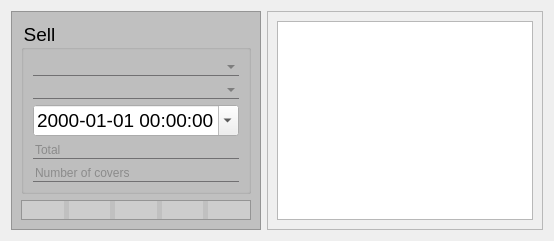
                   <widget class="QWidget" name="tab_sell">
                    <attribute name="icon">
                     <iconset resource="../resource/resource.qrc">
                      <normaloff>:/Simple icons/simple_icons/fi-rr-dollar.svg</normaloff>:/Simple icons/simple_icons/fi-rr-dollar.svg</iconset>
                    </attribute>
                    <attribute name="title">
                     <string/>
                    </attribute>
                    <layout class="QHBoxLayout" name="horizontalLayout_12">
                     <item>
                      <widget class="QFrame" name="f_sellInput">
                       <property name="styleSheet">
                        <string notr="true">QFrame
{
	background-color: rgb(192, 192, 192)
}

QGroupBox
{
	background-color: rgb(192, 192, 192)
}

QPushButton
{ 
	
	alternate-background-color: rgb(255, 255, 255);
	background: rgba(225, 225, 225, 100);
	border-width: 2px;
    border-radius: 10px;
	qproperty-iconSize: 32px 32px;
	border-style: dashed;
 }

QPushButton:hover
{
	background: rgba(225, 225, 225, 180);
	border-style: dashed;
}

QPushButton:pressed
{
	background: rgba(75, 75, 75, 180);
	border-style: inset;
}</string>
                       </property>
                       <property name="frameShape">
                        <enum>QFrame::StyledPanel</enum>
                       </property>
                       <property name="frameShadow">
                        <enum>QFrame::Raised</enum>
                       </property>
                       <layout class="QVBoxLayout" name="verticalLayout_39">
                        <item>
                         <widget class="QGroupBox" name="gb_sell">
                          <property name="font">
                           <font>
                            <pointsize>14</pointsize>
                           </font>
                          </property>
                          <property name="styleSheet">
                           <string notr="true">QLineEdit
{
	background: transparent;
	color: rgb(88, 88, 88);
	border: none;
	border-bottom: 1px solid #717072;
	font: 14pt &quot;MS Shell Dlg 2&quot;;
}



QComboBox
{
	background: transparent;
	color: rgb(88, 88, 88);
	border: none;
	border-bottom: 1px solid #717072;
	font: 14pt &quot;MS Shell Dlg 2&quot;;
}</string>
                          </property>
                          <property name="title">
                           <string>Sell</string>
                          </property>
                          <layout class="QVBoxLayout" name="verticalLayout_26">
                           <item>
                            <widget class="QComboBox" name="cb_sellIdWorker"/>
                           </item>
                           <item>
                            <widget class="QComboBox" name="cb_sellIdCustomer"/>
                           </item>
                           <item>
                            <widget class="QDateTimeEdit" name="dte_sellDate">
                             <property name="font">
                              <font>
                               <pointsize>14</pointsize>
                              </font>
                             </property>
                             <property name="displayFormat">
                              <string>yyyy-MM-dd HH:mm:ss</string>
                             </property>
                             <property name="calendarPopup">
                              <bool>true</bool>
                             </property>
                            </widget>
                           </item>
                           <item>
                            <widget class="QLineEdit" name="le_sellTotal">
                             <property name="text">
                              <string/>
                             </property>
                             <property name="maxLength">
                              <number>20</number>
                             </property>
                             <property name="placeholderText">
                              <string>Total</string>
                             </property>
                             <property name="clearButtonEnabled">
                              <bool>true</bool>
                             </property>
                            </widget>
                           </item>
                           <item>
                            <widget class="QLineEdit" name="le_sellNbCovers">
                             <property name="text">
                              <string/>
                             </property>
                             <property name="maxLength">
                              <number>20</number>
                             </property>
                             <property name="placeholderText">
                              <string>Number of covers</string>
                             </property>
                             <property name="clearButtonEnabled">
                              <bool>true</bool>
                             </property>
                            </widget>
                           </item>
                          </layout>
                         </widget>
                        </item>
                        <item>
                         <widget class="QFrame" name="f_sellDbBtn">
                          <property name="sizePolicy">
                           <sizepolicy hsizetype="Preferred" vsizetype="Maximum">
                            <horstretch>0</horstretch>
                            <verstretch>0</verstretch>
                           </sizepolicy>
                          </property>
                          <property name="frameShape">
                           <enum>QFrame::StyledPanel</enum>
                          </property>
                          <property name="frameShadow">
                           <enum>QFrame::Raised</enum>
                          </property>
                          <layout class="QHBoxLayout" name="horizontalLayout_21">
                           <property name="spacing">
                            <number>5</number>
                           </property>
                           <property name="leftMargin">
                            <number>0</number>
                           </property>
                           <property name="topMargin">
                            <number>0</number>
                           </property>
                           <property name="rightMargin">
                            <number>0</number>
                           </property>
                           <property name="bottomMargin">
                            <number>0</number>
                           </property>
                           <item>
                            <widget class="QPushButton" name="btn_sellAdd">
                             <property name="text">
                              <string/>
                             </property>
                             <property name="icon">
                              <iconset resource="../resource/resource.qrc">
                               <normaloff>:/Simple icons/simple_icons/fi-rr-add.svg</normaloff>:/Simple icons/simple_icons/fi-rr-add.svg</iconset>
                             </property>
                             <property name="iconSize">
                              <size>
                               <width>32</width>
                               <height>32</height>
                              </size>
                             </property>
                            </widget>
                           </item>
                           <item>
                            <widget class="QPushButton" name="btn_sellEdit">
                             <property name="enabled">
                              <bool>false</bool>
                             </property>
                             <property name="text">
                              <string/>
                             </property>
                             <property name="icon">
                              <iconset resource="../resource/resource.qrc">
                               <normaloff>:/Simple icons/simple_icons/fi-rr-edit.svg</normaloff>:/Simple icons/simple_icons/fi-rr-edit.svg</iconset>
                             </property>
                             <property name="iconSize">
                              <size>
                               <width>32</width>
                               <height>32</height>
                              </size>
                             </property>
                            </widget>
                           </item>
                           <item>
                            <widget class="QPushButton" name="btn_sellDelete">
                             <property name="enabled">
                              <bool>false</bool>
                             </property>
                             <property name="text">
                              <string/>
                             </property>
                             <property name="icon">
                              <iconset resource="../resource/resource.qrc">
                               <normaloff>:/Simple icons/simple_icons/fi-rr-delete.svg</normaloff>:/Simple icons/simple_icons/fi-rr-delete.svg</iconset>
                             </property>
                             <property name="iconSize">
                              <size>
                               <width>32</width>
                               <height>32</height>
                              </size>
                             </property>
                            </widget>
                           </item>
                           <item>
                            <widget class="QPushButton" name="btn_sellClear">
                             <property name="enabled">
                              <bool>true</bool>
                             </property>
                             <property name="text">
                              <string/>
                             </property>
                             <property name="icon">
                              <iconset resource="../resource/resource.qrc">
                               <normaloff>:/Simple icons/simple_icons/fi-rr-broom.svg</normaloff>:/Simple icons/simple_icons/fi-rr-broom.svg</iconset>
                             </property>
                             <property name="iconSize">
                              <size>
                               <width>32</width>
                               <height>32</height>
                              </size>
                             </property>
                            </widget>
                           </item>
                           <item>
                            <widget class="QPushButton" name="btn_sellShow">
                             <property name="enabled">
                              <bool>false</bool>
                             </property>
                             <property name="text">
                              <string/>
                             </property>
                             <property name="icon">
                              <iconset resource="../resource/resource.qrc">
                               <normaloff>:/Simple icons/simple_icons/fi-rr-upload.svg</normaloff>:/Simple icons/simple_icons/fi-rr-upload.svg</iconset>
                             </property>
                             <property name="iconSize">
                              <size>
                               <width>32</width>
                               <height>32</height>
                              </size>
                             </property>
                            </widget>
                           </item>
                          </layout>
                         </widget>
                        </item>
                       </layout>
                      </widget>
                     </item>
                     <item>
                      <widget class="QFrame" name="f_sellDb">
                       <property name="styleSheet">
                        <string notr="true"/>
                       </property>
                       <property name="frameShape">
                        <enum>QFrame::StyledPanel</enum>
                       </property>
                       <property name="frameShadow">
                        <enum>QFrame::Raised</enum>
                       </property>
                       <layout class="QVBoxLayout" name="verticalLayout_31">
                        <item>
                         <widget class="QTableWidget" name="tw_sell">
                          <property name="font">
                           <font>
                            <family>Times New Roman</family>
                            <pointsize>18</pointsize>
                           </font>
                          </property>
                          <property name="editTriggers">
                           <set>QAbstractItemView::NoEditTriggers</set>
                          </property>
                          <property name="selectionMode">
                           <enum>QAbstractItemView::SingleSelection</enum>
                          </property>
                          <property name="selectionBehavior">
                           <enum>QAbstractItemView::SelectRows</enum>
                          </property>
                          <attribute name="horizontalHeaderShowSortIndicator" stdset="0">
                           <bool>true</bool>
                          </attribute>
                          <attribute name="verticalHeaderCascadingSectionResizes">
                           <bool>true</bool>
                          </attribute>
                          <attribute name="verticalHeaderShowSortIndicator" stdset="0">
                           <bool>false</bool>
                          </attribute>
                         </widget>
                        </item>
                       </layout>
                      </widget>
                     </item>
                    </layout>
                   </widget>
